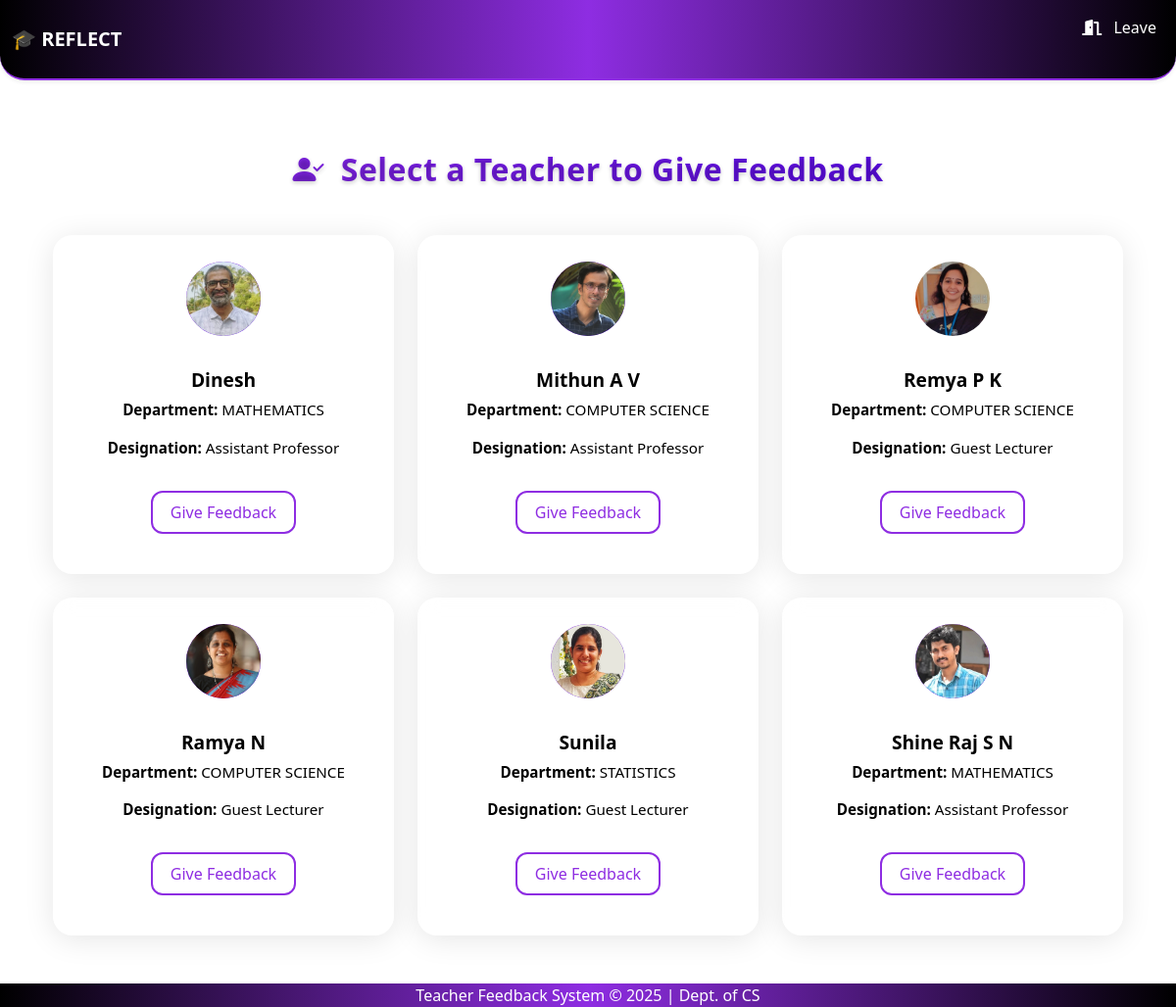
/student-feedback/teachers/, run on the app's committed database.
### feedback_app/models.py (models this page shows, shortened)
class Teacher(models.Model):
    user = models.OneToOneField(User, on_delete=models.CASCADE, null=True, blank=True)  # <-- Add this line
    teacher_id = models.AutoField(primary_key=True)
    name = models.CharField(max_length=100)
    dept = models.ForeignKey(Department, on_delete=models.CASCADE)
    designation = models.CharField(max_length=100)
    gender = models.CharField(max_length=10)
    role = models.ForeignKey(Role, on_delete=models.CASCADE)
    fb_active = models.BooleanField(default=False)
    profile_picture = models.ImageField(upload_to='profile_pics/', blank=True, null=True)

class Department(models.Model):
    dept_id = models.AutoField(primary_key=True)
    dept_name = models.CharField(max_length=100)

### feedback_app/views.py (the view)
# urls.py: path('student-feedback/teachers/', views.select_teacher_for_feedback, name='select_teacher_for_feedback'),
def select_teacher_for_feedback(request):
    teachers = Teacher.objects.filter(fb_active=True)
    return render(request, 'active_teacher_list.html',{'teachers':teachers})

### feedback_app/context_processors.py (called while the page is built)
def is_admin(request):
    user = request.user
    return {'is_admin': user.is_superuser or user.groups.filter(name='admin').exists()}

def is_hod(request):
    return {'is_hod': request.user.groups.filter(name='hod').exists()}

def is_teacher(request):
    return {'is_teacher': request.user.groups.filter(name='teacher').exists()}

### templates/active_teacher_list.html (shortened to what this page needs)
{% extends 'base.html' %}
{% block content %}
<div class="container mt-5">
    <link rel="stylesheet" href="https://cdn.jsdelivr.net/npm/bootstrap-icons@1.10.5/font/bootstrap-icons.css">
    <h2 class="dashboard-heading text-center mb-5">
        <i class="bi bi-person-check-fill me-2"></i>
        Select a Teacher to Give Feedback
    </h2>
    {% if teachers %}
    <div class="row">
        {% for teacher in teachers %}
        <div class="col-md-6 col-lg-4 mb-4">
            <div class="card glass-card h-100 p-4 text-center">
                <div class="icon-circle mx-auto overflow-hidden" style="width: 80px; height: 80px; border-radius: 50%; border: 2px solid #fff;">
                    {% if teacher.profile_picture %}
                        <img src="{{ teacher.profile_picture.url }}" alt="{{ teacher.name }}'s photo" style="width: 100%; height: 100%; object-fit: cover;">
                    {% else %}
                        <i class="bi bi-person-fill" style="font-size: 2rem; line-height: 80px;"></i>
                    {% endif %}
                </div>
                <div class="card-body">
                    <h5 class="card-title">{{ teacher.name }}</h5>
                    <p class="card-text"><strong>Department:</strong> {{ teacher.dept.dept_name }}</p>
                    <p class="card-text"><strong>Designation:</strong> {{ teacher.designation }}</p>
                    <a href="{% url 'student_feedback_form' %}?teacher_id={{ teacher.teacher_id }}" class="glass-button mt-3">Give Feedback</a>
                </div>
            </div>
        </div>
        {% endfor %}
    </div>
    {% else %}
    <div class="alert alert-warning">No teachers are currently active for feedback.</div>
    {% endif %}
</div>
{% endblock %}

### templates/active_teacher_list.html (style rules this page uses)
.glass-card { background: rgba(255, 255, 255, 0.1); border: 1px solid rgba(255, 255, 255, 0.2); border-radius: 20px; backdrop-filter: blur(10px); -webkit-backdrop-filter: blur(10px); box-shadow: 0 4px 30px rgba(0, 0, 0, 0.1); transition: all 0.3s ease; color: #000; }
.glass-button { background: white; color: #8e2de2; border: 2px solid #8e2de2; border-radius: 12px; padding: 8px 18px; font-weight: 500; text-decoration: none; display: inline-block; transition: all 0.3s ease; }
.icon-circle { background: linear-gradient(135deg, #8e2de2, #4a00e0); color: white; border-radius: 50%; width: 60px; height: 60px; display: flex; align-items: center; justify-content: center; font-size: 24px; margin-bottom: 15px; }
.card-title { font-weight: bold; font-size: 1.2rem; }
.card-text { font-size: 0.95rem; }
.dashboard-heading { font-size: 2rem; font-weight: 700; background: linear-gradient(90deg, #8e2de2, #4a00e0); -webkit-background-clip: text; -webkit-text-fill-color: transparent; text-shadow: 0 2px 4px rgba(0, 0, 0, 0.2); letter-spacing: 0.5px; }

### data on the page
Teacher: profile_picture (picture), name "Dinesh", dept.dept_name "MATHEMATICS", designation "Assistant Professor"
Teacher: profile_picture (picture), name "Mithun A V", dept.dept_name "COMPUTER SCIENCE", designation "Assistant Professor"
Teacher: profile_picture (picture), name "Remya P K", dept.dept_name "COMPUTER SCIENCE", designation "Guest Lecturer"
Teacher: profile_picture (picture), name "Ramya N", dept.dept_name "COMPUTER SCIENCE", designation "Guest Lecturer"
Teacher: profile_picture (picture), name "Sunila", dept.dept_name "STATISTICS", designation "Guest Lecturer"
Teacher: profile_picture (picture), name "Shine Raj S N", dept.dept_name "MATHEMATICS", designation "Assistant Professor"
